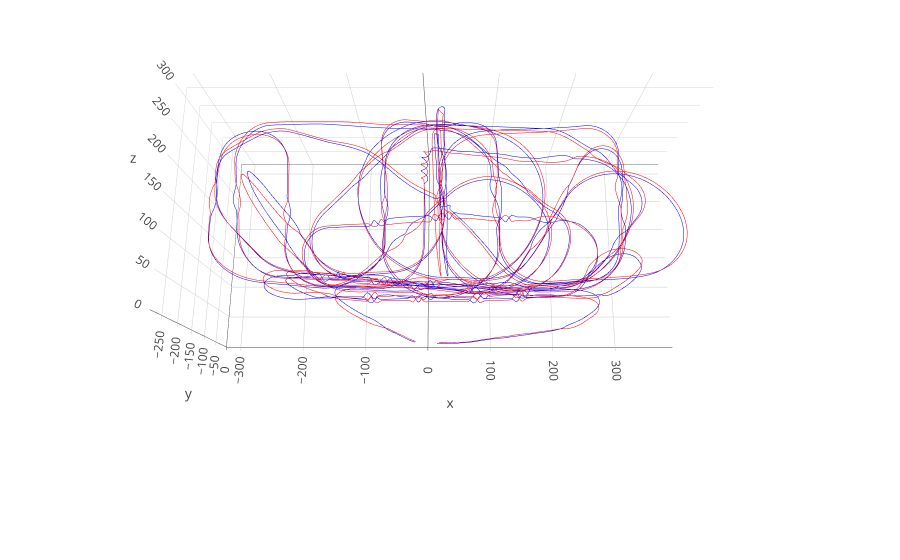

This figure's notebook cell:
### Code cell
from flightplotting.plots import plotsec

plotsec(secs[0])

### Figure 1 — Plotly figure (JSON) as saved in the notebook; plotly's stock layout.template omitted (floating-point values rounded to 4 significant figures; data arrays with more than 128 entries replaced by an {"elided": "..."} marker saying what was removed)
{"data": [{"hoverinfo": "text", "line": {"color": "blue", "width": 1}, "mode": "lines", "name": "trace3d", "showlegend": false, "text": {"elided": "13107 str values"}, "type": "scatter3d", "x": {"elided": "13107 float values"}, "y": {"elided": "13107 float values"}, "z": {"elided": "13107 float values"}}, {"hoverinfo": "text", "line": {"color": "red", "width": 1}, "mode": "lines", "name": "trace3d", "showlegend": false, "text": {"elided": "13107 str values"}, "type": "scatter3d", "x": {"elided": "13107 float values"}, "y": {"elided": "13107 float values"}, "z": {"elided": "13107 float values"}}], "layout": {}}
